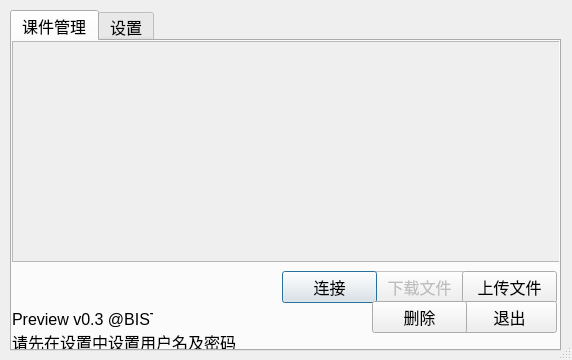
<?xml version="1.0" encoding="UTF-8"?>
<ui version="4.0">
 <class>FtpClientWindowClass</class>
 <widget class="QDialog" name="FtpClientWindowClass">
  <property name="geometry">
   <rect>
    <x>0</x>
    <y>0</y>
    <width>572</width>
    <height>360</height>
   </rect>
  </property>
  <property name="font">
   <font>
    <family>Times New Roman</family>
    <pointsize>9</pointsize>
    <weight>50</weight>
    <bold>false</bold>
   </font>
  </property>
  <property name="windowTitle">
   <string>教学助手</string>
  </property>
  <property name="sizeGripEnabled">
   <bool>true</bool>
  </property>
  <property name="modal">
   <bool>true</bool>
  </property>
  <widget class="QTabWidget" name="tabWidget">
   <property name="geometry">
    <rect>
     <x>10</x>
     <y>10</y>
     <width>551</width>
     <height>341</height>
    </rect>
   </property>
   <property name="font">
    <font>
     <family>Helvetica</family>
     <pointsize>12</pointsize>
    </font>
   </property>
   <property name="currentIndex">
    <number>0</number>
   </property>
   <widget class="QWidget" name="tab">
    <attribute name="title">
     <string>课件管理</string>
    </attribute>
    <widget class="QListWidget" name="listWidget">
     <property name="enabled">
      <bool>false</bool>
     </property>
     <property name="geometry">
      <rect>
       <x>0</x>
       <y>0</y>
       <width>551</width>
       <height>221</height>
      </rect>
     </property>
    </widget>
    <widget class="QLabel" name="statusLab">
     <property name="geometry">
      <rect>
       <x>0</x>
       <y>290</y>
       <width>551</width>
       <height>21</height>
      </rect>
     </property>
     <property name="text">
      <string>请先在设置中设置用户名及密码</string>
     </property>
    </widget>
    <widget class="QPushButton" name="downLoadPB">
     <property name="enabled">
      <bool>false</bool>
     </property>
     <property name="geometry">
      <rect>
       <x>360</x>
       <y>230</y>
       <width>95</width>
       <height>32</height>
      </rect>
     </property>
     <property name="text">
      <string>下载文件</string>
     </property>
     <property name="autoDefault">
      <bool>false</bool>
     </property>
    </widget>
    <widget class="QPushButton" name="putLoadPB">
     <property name="geometry">
      <rect>
       <x>450</x>
       <y>230</y>
       <width>95</width>
       <height>32</height>
      </rect>
     </property>
     <property name="text">
      <string>上传文件</string>
     </property>
     <property name="autoDefault">
      <bool>false</bool>
     </property>
    </widget>
    <widget class="QPushButton" name="connectPB">
     <property name="geometry">
      <rect>
       <x>270</x>
       <y>230</y>
       <width>95</width>
       <height>32</height>
      </rect>
     </property>
     <property name="text">
      <string>连接</string>
     </property>
    </widget>
    <widget class="QPushButton" name="quitPB">
     <property name="geometry">
      <rect>
       <x>450</x>
       <y>260</y>
       <width>95</width>
       <height>32</height>
      </rect>
     </property>
     <property name="text">
      <string>退出</string>
     </property>
     <property name="autoDefault">
      <bool>false</bool>
     </property>
    </widget>
    <widget class="QLabel" name="label">
     <property name="geometry">
      <rect>
       <x>0</x>
       <y>270</y>
       <width>141</width>
       <height>16</height>
      </rect>
     </property>
     <property name="text">
      <string>Preview v0.3 @BISTU</string>
     </property>
    </widget>
    <widget class="QPushButton" name="delbutton">
     <property name="geometry">
      <rect>
       <x>360</x>
       <y>260</y>
       <width>95</width>
       <height>32</height>
      </rect>
     </property>
     <property name="text">
      <string>删除</string>
     </property>
    </widget>
   </widget>
   <widget class="QWidget" name="tab2">
    <attribute name="title">
     <string>设置</string>
    </attribute>
    <widget class="QLabel" name="label_3">
     <property name="geometry">
      <rect>
       <x>180</x>
       <y>100</y>
       <width>62</width>
       <height>16</height>
      </rect>
     </property>
     <property name="text">
      <string>&lt;!DOCTYPE HTML PUBLIC &quot;-//W3C//DTD HTML 4.0//EN&quot; &quot;http://www.w3.org/TR/REC-html40/strict.dtd&quot;&gt;
&lt;html&gt;&lt;head&gt;&lt;meta name=&quot;qrichtext&quot; content=&quot;1&quot; /&gt;&lt;style type=&quot;text/css&quot;&gt;
p, li { white-space: pre-wrap; }
&lt;/style&gt;&lt;/head&gt;&lt;body style=&quot; font-family:'Lucida Grande'; font-size:13pt; font-weight:400; font-style:normal;&quot;&gt;
&lt;p style=&quot; margin-top:0px; margin-bottom:0px; margin-left:0px; margin-right:0px; -qt-block-indent:0; text-indent:0px;&quot;&gt;&lt;span style=&quot; font-size:12pt; font-weight:600;&quot;&gt;密码         :&lt;/span&gt;&lt;/p&gt;&lt;/body&gt;&lt;/html&gt;</string>
     </property>
    </widget>
    <widget class="QLabel" name="ftpServerLab">
     <property name="geometry">
      <rect>
       <x>180</x>
       <y>40</y>
       <width>78</width>
       <height>16</height>
      </rect>
     </property>
     <property name="text">
      <string>&lt;!DOCTYPE HTML PUBLIC &quot;-//W3C//DTD HTML 4.0//EN&quot; &quot;http://www.w3.org/TR/REC-html40/strict.dtd&quot;&gt;
&lt;html&gt;&lt;head&gt;&lt;meta name=&quot;qrichtext&quot; content=&quot;1&quot; /&gt;&lt;style type=&quot;text/css&quot;&gt;
p, li { white-space: pre-wrap; }
&lt;/style&gt;&lt;/head&gt;&lt;body style=&quot; font-family:'Lucida Grande'; font-size:13pt; font-weight:400; font-style:normal;&quot;&gt;
&lt;p style=&quot; margin-top:0px; margin-bottom:0px; margin-left:0px; margin-right:0px; -qt-block-indent:0; text-indent:0px;&quot;&gt;&lt;span style=&quot; font-family:'SimSun'; font-size:12pt; font-weight:600;&quot;&gt;服务器地址:&lt;/span&gt;&lt;/p&gt;&lt;/body&gt;&lt;/html&gt;</string>
     </property>
     <property name="buddy">
      <cstring>ftpServerLineEdit</cstring>
     </property>
    </widget>
    <widget class="QLabel" name="label_2">
     <property name="geometry">
      <rect>
       <x>180</x>
       <y>70</y>
       <width>62</width>
       <height>16</height>
      </rect>
     </property>
     <property name="text">
      <string>&lt;!DOCTYPE HTML PUBLIC &quot;-//W3C//DTD HTML 4.0//EN&quot; &quot;http://www.w3.org/TR/REC-html40/strict.dtd&quot;&gt;
&lt;html&gt;&lt;head&gt;&lt;meta name=&quot;qrichtext&quot; content=&quot;1&quot; /&gt;&lt;style type=&quot;text/css&quot;&gt;
p, li { white-space: pre-wrap; }
&lt;/style&gt;&lt;/head&gt;&lt;body style=&quot; font-family:'Lucida Grande'; font-size:13pt; font-weight:400; font-style:normal;&quot;&gt;
&lt;p style=&quot; margin-top:0px; margin-bottom:0px; margin-left:0px; margin-right:0px; -qt-block-indent:0; text-indent:0px;&quot;&gt;&lt;span style=&quot; font-size:12pt; font-weight:600;&quot;&gt;用户名      :&lt;/span&gt;&lt;/p&gt;&lt;/body&gt;&lt;/html&gt;</string>
     </property>
    </widget>
    <widget class="QLineEdit" name="ftpServerLineEdit">
     <property name="geometry">
      <rect>
       <x>250</x>
       <y>40</y>
       <width>100</width>
       <height>20</height>
      </rect>
     </property>
     <property name="font">
      <font>
       <pointsize>12</pointsize>
      </font>
     </property>
     <property name="text">
      <string>d.stayreal.me</string>
     </property>
    </widget>
    <widget class="QPushButton" name="choosePB">
     <property name="geometry">
      <rect>
       <x>280</x>
       <y>70</y>
       <width>16</width>
       <height>16</height>
      </rect>
     </property>
     <property name="text">
      <string>上传文档选择</string>
     </property>
    </widget>
    <widget class="QLineEdit" name="username">
     <property name="geometry">
      <rect>
       <x>250</x>
       <y>70</y>
       <width>100</width>
       <height>20</height>
      </rect>
     </property>
     <property name="font">
      <font>
       <pointsize>12</pointsize>
      </font>
     </property>
     <property name="text">
      <string>houleijie</string>
     </property>
    </widget>
    <widget class="QLineEdit" name="password">
     <property name="geometry">
      <rect>
       <x>250</x>
       <y>100</y>
       <width>101</width>
       <height>21</height>
      </rect>
     </property>
     <property name="font">
      <font>
       <pointsize>12</pointsize>
      </font>
     </property>
     <property name="echoMode">
      <enum>QLineEdit::Password</enum>
     </property>
    </widget>
    <widget class="QLineEdit" name="displayTextEdit">
     <property name="geometry">
      <rect>
       <x>300</x>
       <y>70</y>
       <width>16</width>
       <height>16</height>
      </rect>
     </property>
    </widget>
    <zorder>displayTextEdit</zorder>
    <zorder>label_3</zorder>
    <zorder>ftpServerLab</zorder>
    <zorder>label_2</zorder>
    <zorder>ftpServerLineEdit</zorder>
    <zorder>choosePB</zorder>
    <zorder>username</zorder>
    <zorder>password</zorder>
   </widget>
  </widget>
 </widget>
 <layoutdefault spacing="6" margin="11"/>
 <tabstops>
  <tabstop>ftpServerLineEdit</tabstop>
  <tabstop>listWidget</tabstop>
 </tabstops>
 <resources/>
 <connections/>
</ui>
